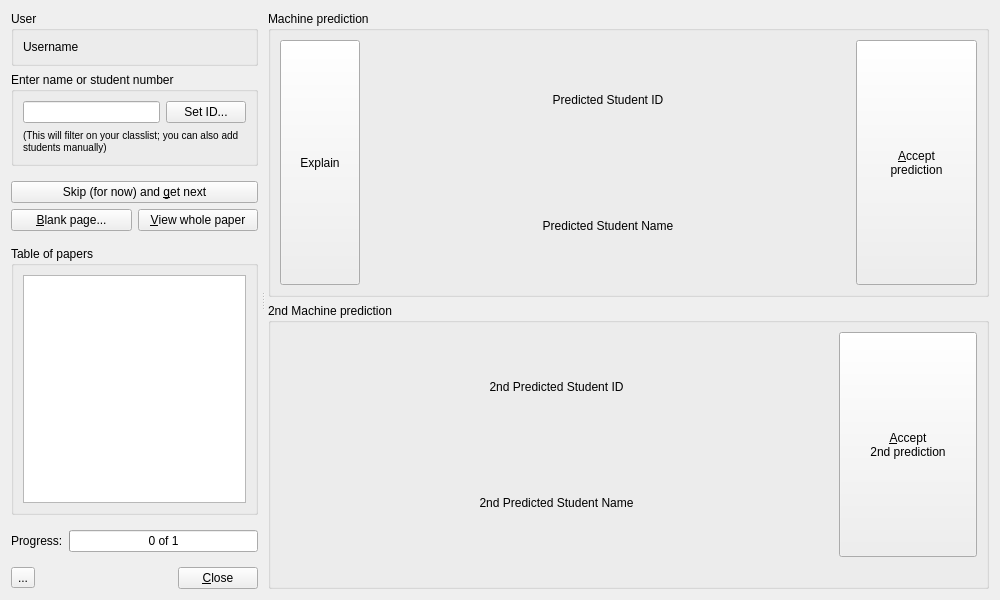
<?xml version="1.0" encoding="UTF-8"?>
<ui version="4.0">
 <author>
  Copyright (C) 2018-2025 The Plom Project Developers
  SPDX-License-Identifier: AGPL-3.0-or-later
 </author>
 <class>IdentifyWindow</class>
 <widget class="QWidget" name="IdentifyWindow">
  <property name="windowModality">
   <enum>Qt::WindowModality::ApplicationModal</enum>
  </property>
  <property name="geometry">
   <rect>
    <x>0</x>
    <y>0</y>
    <width>1000</width>
    <height>600</height>
   </rect>
  </property>
  <property name="sizePolicy">
   <sizepolicy hsizetype="Expanding" vsizetype="Expanding">
    <horstretch>1</horstretch>
    <verstretch>1</verstretch>
   </sizepolicy>
  </property>
  <property name="baseSize">
   <size>
    <width>0</width>
    <height>0</height>
   </size>
  </property>
  <property name="windowTitle">
   <string>Identify papers</string>
  </property>
  <layout class="QHBoxLayout" name="horizontalLayout_3">
   <item>
    <widget class="QSplitter" name="splitter">
     <property name="orientation">
      <enum>Qt::Orientation::Horizontal</enum>
     </property>
     <property name="handleWidth">
      <number>10</number>
     </property>
     <property name="childrenCollapsible">
      <bool>false</bool>
     </property>
     <widget class="QFrame" name="leftPane">
      <property name="sizePolicy">
       <sizepolicy hsizetype="Preferred" vsizetype="Preferred">
        <horstretch>2</horstretch>
        <verstretch>0</verstretch>
       </sizepolicy>
      </property>
      <layout class="QVBoxLayout" name="verticalLayout_2">
       <property name="leftMargin">
        <number>0</number>
       </property>
       <property name="topMargin">
        <number>0</number>
       </property>
       <property name="rightMargin">
        <number>0</number>
       </property>
       <property name="bottomMargin">
        <number>0</number>
       </property>
       <item>
        <widget class="QGroupBox" name="userBox">
         <property name="title">
          <string>User</string>
         </property>
         <layout class="QGridLayout" name="gridLayout">
          <property name="sizeConstraint">
           <enum>QLayout::SizeConstraint::SetDefaultConstraint</enum>
          </property>
          <item row="0" column="0">
           <widget class="QLabel" name="userLabel">
            <property name="text">
             <string>Username</string>
            </property>
           </widget>
          </item>
         </layout>
        </widget>
       </item>
       <item>
        <widget class="QGroupBox" name="studentBox">
         <property name="title">
          <string>Enter name or student number</string>
         </property>
         <layout class="QGridLayout" name="gridLayout_4">
          <item row="0" column="1">
           <widget class="QPushButton" name="saveButton">
            <property name="text">
             <string>Set ID...</string>
            </property>
           </widget>
          </item>
          <item row="0" column="0">
           <widget class="QLineEdit" name="idEdit"/>
          </item>
          <item row="1" column="0" colspan="2">
           <widget class="QLabel" name="label">
            <property name="text">
             <string>&lt;small&gt;(This will filter on your classlist; you can also add students manually)&lt;/small&gt;</string>
            </property>
            <property name="wordWrap">
             <bool>true</bool>
            </property>
           </widget>
          </item>
         </layout>
        </widget>
       </item>
       <item>
        <widget class="QFrame" name="frame">
         <layout class="QGridLayout" name="gridLayout_3">
          <property name="leftMargin">
           <number>0</number>
          </property>
          <property name="rightMargin">
           <number>0</number>
          </property>
          <item row="1" column="1">
           <widget class="QPushButton" name="viewButton">
            <property name="text">
             <string>&amp;View whole paper</string>
            </property>
           </widget>
          </item>
          <item row="1" column="0">
           <widget class="QPushButton" name="blankButton">
            <property name="toolTip">
             <string>ID page or whole paper is blank</string>
            </property>
            <property name="text">
             <string>&amp;Blank page...</string>
            </property>
           </widget>
          </item>
          <item row="0" column="0" colspan="2">
           <widget class="QPushButton" name="nextButton">
            <property name="text">
             <string>Skip (for now) and &amp;get next</string>
            </property>
           </widget>
          </item>
         </layout>
        </widget>
       </item>
       <item>
        <widget class="QGroupBox" name="tableBox">
         <property name="title">
          <string>Table of papers</string>
         </property>
         <layout class="QGridLayout" name="gridLayout_2">
          <item row="0" column="0">
           <widget class="QTableView" name="tableView">
            <property name="editTriggers">
             <set>QAbstractItemView::EditTrigger::NoEditTriggers</set>
            </property>
            <property name="selectionMode">
             <enum>QAbstractItemView::SelectionMode::SingleSelection</enum>
            </property>
            <property name="selectionBehavior">
             <enum>QAbstractItemView::SelectionBehavior::SelectRows</enum>
            </property>
            <property name="gridStyle">
             <enum>Qt::PenStyle::DotLine</enum>
            </property>
            <attribute name="horizontalHeaderStretchLastSection">
             <bool>true</bool>
            </attribute>
           </widget>
          </item>
         </layout>
        </widget>
       </item>
       <item>
        <widget class="QFrame" name="frame_2">
         <layout class="QHBoxLayout" name="horizontalLayout_4">
          <property name="leftMargin">
           <number>0</number>
          </property>
          <property name="rightMargin">
           <number>0</number>
          </property>
          <item>
           <widget class="QLabel" name="progressLabel">
            <property name="text">
             <string>Progress:</string>
            </property>
           </widget>
          </item>
          <item>
           <widget class="QProgressBar" name="idProgressBar">
            <property name="maximum">
             <number>1</number>
            </property>
            <property name="value">
             <number>0</number>
            </property>
            <property name="format">
             <string>%v of %m</string>
            </property>
           </widget>
          </item>
         </layout>
        </widget>
       </item>
       <item>
        <widget class="QFrame" name="frame">
         <layout class="QHBoxLayout" name="horizontalLayout">
          <property name="sizeConstraint">
           <enum>QLayout::SizeConstraint::SetDefaultConstraint</enum>
          </property>
          <property name="leftMargin">
           <number>0</number>
          </property>
          <property name="topMargin">
           <number>0</number>
          </property>
          <property name="rightMargin">
           <number>0</number>
          </property>
          <property name="bottomMargin">
           <number>0</number>
          </property>
          <item>
           <widget class="QToolButton" name="hamMenuButton">
            <property name="text">
             <string>...</string>
            </property>
           </widget>
          </item>
          <item>
           <spacer name="horizontalSpacer">
            <property name="orientation">
             <enum>Qt::Orientation::Horizontal</enum>
            </property>
            <property name="sizeHint" stdset="0">
             <size>
              <width>40</width>
              <height>20</height>
             </size>
            </property>
           </spacer>
          </item>
          <item>
           <widget class="QPushButton" name="closeButton">
            <property name="text">
             <string>&amp;Close</string>
            </property>
           </widget>
          </item>
         </layout>
        </widget>
       </item>
      </layout>
     </widget>
     <widget class="QFrame" name="rightPane">
      <property name="sizePolicy">
       <sizepolicy hsizetype="Preferred" vsizetype="Preferred">
        <horstretch>5</horstretch>
        <verstretch>0</verstretch>
       </sizepolicy>
      </property>
      <layout class="QVBoxLayout" name="rightPaneLayout">
       <property name="leftMargin">
        <number>0</number>
       </property>
       <property name="topMargin">
        <number>0</number>
       </property>
       <property name="rightMargin">
        <number>0</number>
       </property>
       <property name="bottomMargin">
        <number>0</number>
       </property>
       <item>
        <widget class="QGroupBox" name="predictionBox0">
         <property name="sizePolicy">
          <sizepolicy hsizetype="Preferred" vsizetype="Preferred">
           <horstretch>0</horstretch>
           <verstretch>1</verstretch>
          </sizepolicy>
         </property>
         <property name="title">
          <string>Machine prediction</string>
         </property>
         <layout class="QGridLayout" name="gridLayout_6">
          <item row="0" column="0" rowspan="2">
           <widget class="QPushButton" name="explainButton0">
            <property name="sizePolicy">
             <sizepolicy hsizetype="Minimum" vsizetype="Expanding">
              <horstretch>0</horstretch>
              <verstretch>0</verstretch>
             </sizepolicy>
            </property>
            <property name="text">
             <string>Explain</string>
            </property>
           </widget>
          </item>
          <item row="0" column="2" rowspan="2">
           <widget class="QPushButton" name="predButton0">
            <property name="sizePolicy">
             <sizepolicy hsizetype="Expanding" vsizetype="Expanding">
              <horstretch>1</horstretch>
              <verstretch>1</verstretch>
             </sizepolicy>
            </property>
            <property name="text">
             <string>&amp;Accept
prediction</string>
            </property>
           </widget>
          </item>
          <item row="0" column="1">
           <widget class="QLabel" name="pSIDLabel0">
            <property name="sizePolicy">
             <sizepolicy hsizetype="Expanding" vsizetype="Preferred">
              <horstretch>4</horstretch>
              <verstretch>0</verstretch>
             </sizepolicy>
            </property>
            <property name="text">
             <string>Predicted Student ID</string>
            </property>
            <property name="alignment">
             <set>Qt::AlignmentFlag::AlignCenter</set>
            </property>
           </widget>
          </item>
          <item row="1" column="1">
           <widget class="QLabel" name="pNameLabel0">
            <property name="sizePolicy">
             <sizepolicy hsizetype="Expanding" vsizetype="Preferred">
              <horstretch>4</horstretch>
              <verstretch>0</verstretch>
             </sizepolicy>
            </property>
            <property name="text">
             <string>Predicted Student Name</string>
            </property>
            <property name="alignment">
             <set>Qt::AlignmentFlag::AlignCenter</set>
            </property>
           </widget>
          </item>
         </layout>
        </widget>
       </item>
       <item>
        <widget class="QGroupBox" name="predictionBox1">
         <property name="sizePolicy">
          <sizepolicy hsizetype="Preferred" vsizetype="Preferred">
           <horstretch>0</horstretch>
           <verstretch>1</verstretch>
          </sizepolicy>
         </property>
         <property name="title">
          <string>2nd Machine prediction</string>
         </property>
         <layout class="QGridLayout" name="gridLayout_6">
          <item row="0" column="0">
           <widget class="QLabel" name="pSIDLabel1">
            <property name="sizePolicy">
             <sizepolicy hsizetype="Expanding" vsizetype="Preferred">
              <horstretch>4</horstretch>
              <verstretch>0</verstretch>
             </sizepolicy>
            </property>
            <property name="text">
             <string>2nd Predicted Student ID</string>
            </property>
            <property name="alignment">
             <set>Qt::AlignmentFlag::AlignCenter</set>
            </property>
           </widget>
          </item>
          <item row="1" column="0">
           <widget class="QLabel" name="pNameLabel1">
            <property name="sizePolicy">
             <sizepolicy hsizetype="Expanding" vsizetype="Preferred">
              <horstretch>4</horstretch>
              <verstretch>0</verstretch>
             </sizepolicy>
            </property>
            <property name="text">
             <string>2nd Predicted Student Name</string>
            </property>
            <property name="alignment">
             <set>Qt::AlignmentFlag::AlignCenter</set>
            </property>
           </widget>
          </item>
          <item row="0" column="1" rowspan="2">
           <widget class="QPushButton" name="predButton1">
            <property name="sizePolicy">
             <sizepolicy hsizetype="Expanding" vsizetype="Expanding">
              <horstretch>1</horstretch>
              <verstretch>1</verstretch>
             </sizepolicy>
            </property>
            <property name="text">
             <string>&amp;Accept
2nd prediction</string>
            </property>
           </widget>
          </item>
          <item row="2" column="0" colspan="2">
           <widget class="QLabel" name="extraInfoLabel">
            <property name="text">
             <string/>
            </property>
            <property name="wordWrap">
             <bool>true</bool>
            </property>
           </widget>
          </item>
         </layout>
        </widget>
       </item>
      </layout>
     </widget>
    </widget>
   </item>
  </layout>
 </widget>
 <tabstops>
  <tabstop>tableView</tabstop>
 </tabstops>
 <resources/>
 <connections/>
</ui>
